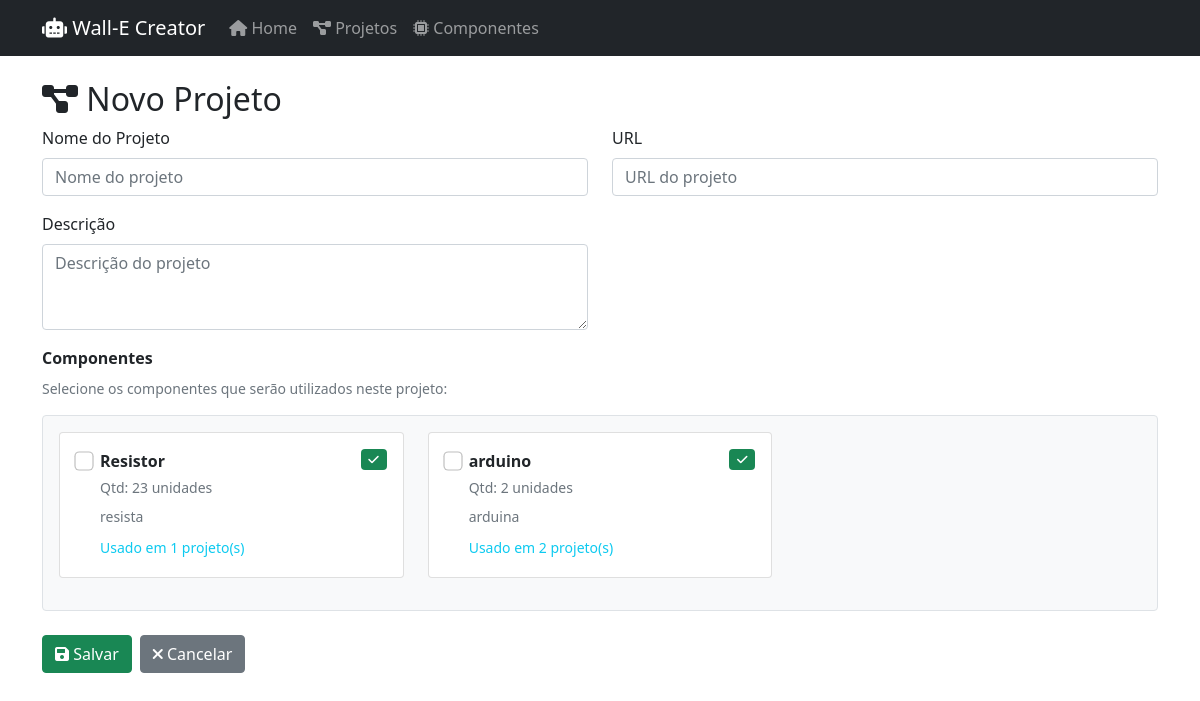
The app's page /projeto/novo, older data.
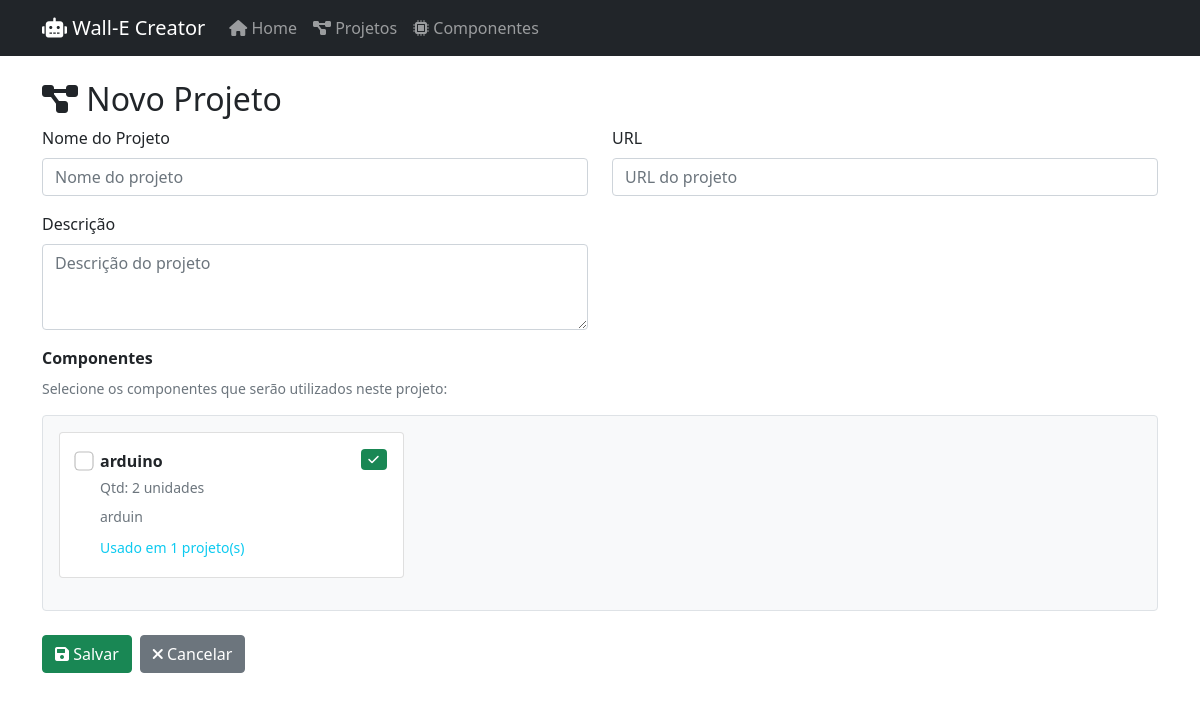
The same page, newer data.
### app/models.py (models this page shows, shortened)
class Componente(db.Model):
    id: so.Mapped[int] = so.mapped_column(primary_key=True)
    nome: so.Mapped[str] = so.mapped_column(sa.String(100), index=True)
    descricao: so.Mapped[str] = so.mapped_column(sa.Text)
    url: so.Mapped[str] = so.mapped_column(sa.String(200))
    quantidade: so.Mapped[int] = so.mapped_column(sa.Integer, default=0)
    projetos: so.Mapped[List[Projeto]] = so.relationship(
        'Projeto',
        secondary='projeto_componente',
        back_populates='componentes'
    )

### app/routes.py (the view, shortened to what this page needs)
@bp.route('/projeto/novo', methods=['GET', 'POST'])
def novo_projeto():
    form = ProjetoForm()
    componentes = Componente.query.order_by('nome').all()
    form.componentes.choices = [(c.id, c.nome) for c in componentes]
    return render_template('projeto_form.html', title='Novo Projeto', form=form, componentes=componentes)

### app/forms.py
class ProjetoForm(FlaskForm):
    nome = StringField('Nome do Projeto', validators=[DataRequired(), Length(max=100)])
    descricao = TextAreaField('Descrição', validators=[DataRequired()])
    url = StringField('URL', validators=[DataRequired(), URL(), Length(max=200)])
    componentes = MultiCheckboxField('Componentes', coerce=int, validators=[Optional()])
    submit = SubmitField('Salvar')

### app/templates/projeto_form.html (shortened to what the changed rows need)
{% extends "base.html" %}
{% block content %}
<h2><i class="fas fa-project-diagram"></i> {{ title }}</h2>
<form method="POST" class="needs-validation" novalidate>
    <div class="mb-4">
        <div class="border p-3 rounded bg-light">
            {% if componentes %}
                <div class="row">
                    {% for componente in componentes %}
                        <div class="col-lg-4 col-md-6 col-sm-12 mb-3">
                            <div class="card h-100 {% if form.componentes.data is not none and componente.id in form.componentes.data %}border-primary bg-light{% endif %}">
                                <div class="card-body p-3">
                                    <div class="form-check">
                                        <input class="form-check-input" type="checkbox" name="componentes"
                                               value="{{ componente.id }}" id="componente{{ componente.id }}"
                                               onchange="toggleCard(this)">
                                        <label class="form-check-label w-100" for="componente{{ componente.id }}">
                                            <div class="d-flex justify-content-between align-items-start">
                                                <div>
                                                    <strong class="d-block">{{ componente.nome }}</strong>
                                                    <small class="text-muted d-block mt-1">
                                                        Qtd: {{ componente.quantidade }} unidades
                                                    </small>
                                                </div>
                                                <span class="badge bg-success ms-2">
                                                    <i class="fas fa-check" style="display: '{% if form.componentes.data is not none and componente.id in form.componentes.data %}inline{% else %}none{% endif %}';"></i>
                                                </span>
                                            </div>
                                            <p class="mb-1 mt-2 small text-muted">
                                                {{ componente.descricao[:60] }}{% if componente.descricao|length > 60 %}...{% endif %}
                                            </p>
                                            {% if componente.projetos %}
                                                <div class="mt-2">
                                                    <small class="text-info">
                                                        Usado em {{ componente.projetos|length }} projeto(s)
                                                    </small>
                                                </div>
                                            {% endif %}
                                        </label>
                                    </div>
                                </div>
                            </div>
                        </div>
                    {% endfor %}
                </div>
            {% else %}
                <div class="alert alert-warning mt-2">
                    <i class="fas fa-exclamation-triangle"></i>
                    Nenhum componente cadastrado.
                    <a href="{{ url_for('main.novo_componente') }}" class="alert-link">Cadastre um componente primeiro</a>.
                </div>
            {% endif %}
        </div>
    </div>
</form>
{% endblock %}

Row changes from the older to the newer data that the page shows:
removed Componente: nome "Resistor", quantidade "23", descricao "resista", projetos|length "1"
changed Componente "arduino": descricao "arduina" → "arduin"; projetos|length "2" → "1"
